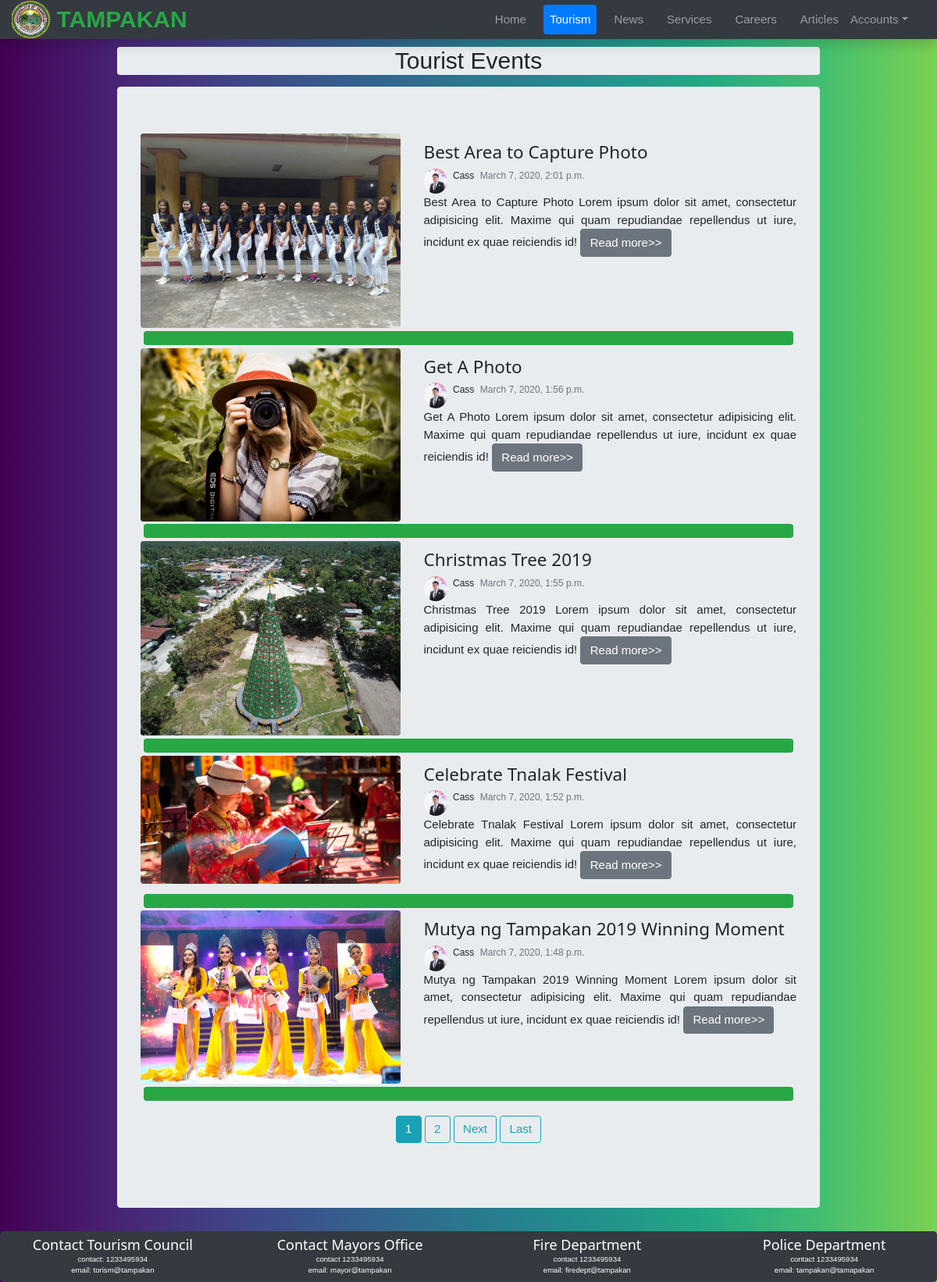
The app's page /tourism/, older data.
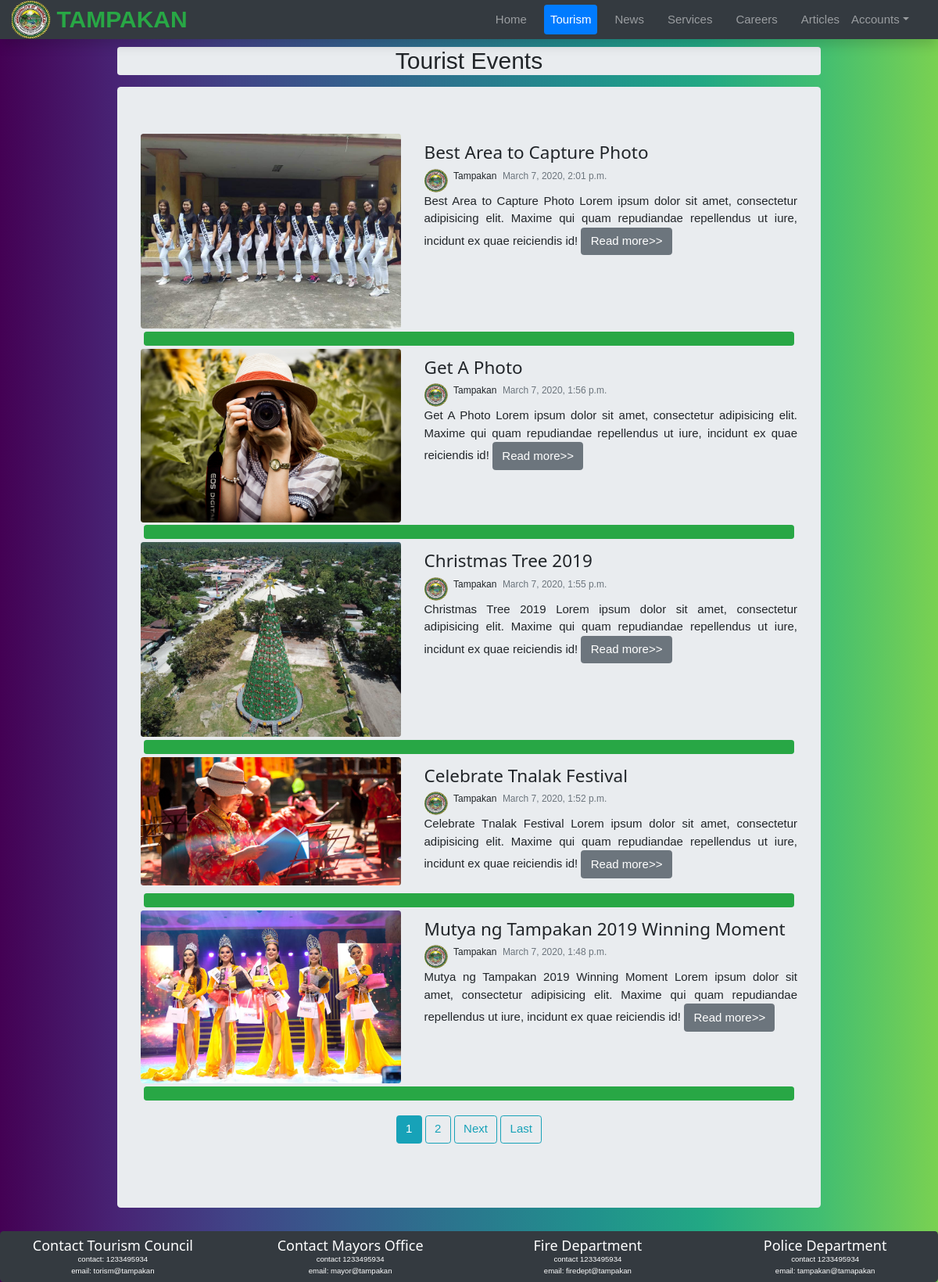
The same page, newer data.
### blog/models.py (models this page shows, shortened)
class Post(models.Model):
    author = models.ForeignKey(Profile, on_delete=models.CASCADE)
    title = models.CharField(max_length=200)
    heading = models.TextField(max_length=2000)
    content = HTMLField('Content')
    thumbnail = models.ImageField(blank=True, upload_to='post/%Y/%m/')
    slug = models.SlugField(blank=True, unique=True)
    timestamp = models.DateTimeField(auto_now_add=True)
    featured = models.BooleanField(default=False)
    category = models.CharField(
        max_length=2, choices=CATEGORY_OPTION, blank=True)
    def get_absolute_url(self):
        return reverse("blog-detail", kwargs={"slug": self.slug})

### core/models.py (models this page shows, shortened)
class Profile(models.Model):
    user = models.OneToOneField(User, on_delete=models.CASCADE)
    headshot = models.ImageField(
        default='user/default/headshot.svg', upload_to='user/profile', blank=True)
    def get_absolute_url(self):
        return reverse("user-profile", kwargs={"pk": self.pk})

### core/views.py (the view)
# urls.py: path('tourism/', views.TouristAttractionView.as_view(),
class TouristAttractionView(ListView):
    queryset = Post.objects.filter(category__exact='TM')
    context_object_name = 'tourist_attraction'
    ordering = ['-timestamp']
    template_name = 'touristAttraction.html'
    paginate_by = 5

### templates/touristAttraction.html (shortened to what this page needs)
{% extends 'base/base.html' %}
{% block content %}
    <div class="jumbotron mx-auto col-lg-9 rounded h2 text-center my-3 p-0">Tourist Events</div>
    <div class="jumbotron mx-auto col-lg-9">
        {% for obj in tourist_attraction %}
            <div class="row d-flex">
                <div class="order-2 d-flex {% if not obj.thumbnail %} col-lg-12 {% else %} col-lg-7 {% endif %}">
                    <div>
                        <a href="{{ obj.get_absolute_url }}" class="nav-link p-0">
                            <h2 class="h4">{{ obj.title }}</h2>
                        </a>
                        <div class="d-flex small">
                            <img class="h-50 img-fluid rounded-circle" src="{{ obj.author.headshot.url }}" width="30px" alt="...">
                                <a href="{{ obj.author.user.profile.get_absolute_url }}" class="d-flex">
                                    <div class="mx-2">{{ obj.author.user }}</div>
                                </a>
                                <div class="text-muted">{{ obj.timestamp }}
                                </div>
                            </div>
                            <p class="text-justify">{{ obj.heading|truncatewords:100 }}
                                <a href="{{ obj.get_absolute_url }}" class="btn btn-secondary">Read more>></a>
                            </p>
                        </div>
                    </div>
                    {% if obj.thumbnail %}
                        <div class="order-1 col-lg-5">
                            <img class="rounded img-fluid" src="{{ obj.thumbnail.url }}" alt="..."></div>
                        {% endif %}
                    </div>
                    <div class="bg-success text-success rounded m-1 h6">.</div>
                {% endfor %}
                <div class="text-center pt-3">
                    {% if is_paginated %}
                        {% for num in page_obj.paginator.page_range %}
                            {% if page_obj.number == num %}
                                <a class="btn btn-info mb-4" href="?page={{ num }}">{{ num }}</a>
                            {% elif num > page_obj.number|add:'-3' and num < page_obj.number|add:'3' %}
                                <a class="btn btn-outline-info mb-4" href="?page={{ num }}">{{ num }}</a>
                            {% endif %}
                        {% endfor %}
                        {% if page_obj.has_next %}
                            <a class="btn btn-outline-info mb-4" href="?page={{ page_obj.next_page_number }}">Next</a>
                            <a class="btn btn-outline-info mb-4" href="?page={{ page_obj.paginator.num_pages }}">Last</a>
                        {% endif %}
                    {% endif %}
                </div>
            </div>
        {% endblock content %}

### templates/base/base.html
<html lang="en">
{% include 'base/head.html' %}
<body class="body-bg">
    {% include 'base/header.html' %} {% block content %} {% endblock content %} {% include 'base/scripts.html' %} {% include 'base/footer.html' %}
</body>
</html>

### templates/base/head.html (shortened to what this page needs)
{% load static %}
<head>
                    <link rel="stylesheet" href="{% static 'css/bootstrap.min.css' %}">
                        <link rel="stylesheet" href="{% static 'css/animate.css' %}">
                            <link rel="stylesheet" href="{% static 'css/custom.css' %}">
                                <link rel="stylesheet" href="{% static 'css/w3.css' %}">
                                    <link rel="stylesheet" href="{% static 'css/font-awesome.min.css' %}">
                                    </head>

### templates/base/header.html (shortened to what this page needs)
{% load static %}
<header class="mb-5 py-2">
    <nav class="navbar navbar-expand-lg navbar-dark py-0 fixed-top shadow bg-dark">
        <img src="{% static 'logo/tampakanLogo.png' %}" height="50px" alt="Tampakan Logo">
            <a class="ml-2 " href="{% url 'home' %}">
                <div class="m-auto h2 font-weight-bold text-success">TAMPAKAN</div>
            </a>
            <div class="collapse navbar-collapse" id="navbarCollapse">
                <ul class="navbar-nav ml-auto">
                    <li class="nav-pills">
                        <a class="nav-link mr-3 {% if request.path == '/' %} active {% endif %}" href="{% url 'home' %}">Home
                        </a>
                    </li>
                    <li class="nav-pills">
                        <a class="nav-link mr-3 {% if request.path == '/tourism/' %} active {% endif %}" href="{% url 'touristAtrraction' %}">Tourism</a>
                    </li>
                    <li class="nav-pills">
                        <a class="nav-link mr-3 {% if request.path == '/news/' %} active {% endif %}" href="{% url 'news' %}">News</a>
                    </li>
                    <li class="nav-pills">
                        <a class="nav-link mr-3 {% if request.path == '/office/' %} active {% endif %}" href="{% url 'office-list' %}">Services</a>
                    </li>
                    <li class="nav-pills">
                        <a class="nav-link mr-3 {% if request.path == '/carrers/' %} active {% endif %}" href="{% url 'carrers' %}">Careers</a>
                    </li>
                    <li class="nav-pills">
                        <a class="nav-link {% if request.path == '/event/articles/' %} active {% endif %}" href="{% url 'blog-articles' %}">Articles</a>
                    </li>
                    <li class="nav-pills dropdown">
                        <a class="nav-link dropdown-toggle mr-3 {% if request.path == '/services/' %} active {% endif %}" id="navbarAcct" role="button" data-toggle="dropdown" aria-haspopup="true" aria-expanded="false" href="{% url 'services' %}">Accounts</a>
                    </li>
                </ul>
            </div>
        </nav>
    </header>

### templates/base/scripts.html (shortened to what this page needs)
{% load static %}

### templates/base/footer.html
<div class="jumbotron small text-center bg-dark text-white p-2 m-0">
    <div class="row">
        <div class="col">
            <h5 class="p-0 m-0">Contact Tourism Council</h5>
            <p class="p-0 m-0 small">contact: 1233495934</p>
            <p class="p-0 m-0 small">email: torism@tampakan</p>
        </div>
        <div class="col">
            <h5 class="p-0 m-0">Contact Mayors Office</h5>
            <p class="p-0 m-0 small">contact 1233495934</p>
            <p class="p-0 m-0 small">email: mayor@tampakan</p>
        </div>
        <div class="col">
            <h5 class="p-0 m-0">Fire Department</h5>
            <p class="p-0 m-0 small">contact 1233495934</p>
            <p class="p-0 m-0 small">email: firedept@tampakan</p>
        </div>
        <div class="col">
            <h5 class="p-0 m-0">Police Department</h5>
            <p class="p-0 m-0 small">contact 1233495934</p>
            <p class="p-0 m-0 small">email: tampakan@tamapakan</p>
        </div>
    </div>
</div>

### static_in_env/css/custom.css (style rules this page uses)
.body-bg { background: #4a7d70; background-image: linear-gradient( 90deg, #440154, #482475, #414487, #355f8d, #2a788e, #21908d, #22a884, #42be71, #7ad151); }

### static_in_env/css/w3.css (style rules this page uses)
*,*:before,*:after { box-sizing:inherit }
html { -ms-text-size-adjust:100%;-webkit-text-size-adjust:100% }
body { margin:0 }
article,aside,details,figcaption,figure,footer,header,main,menu,nav,section { display:block }
a { background-color:transparent }
img { border-style:none }
html,body { font-family:Verdana,sans-serif;font-size:15px;line-height:1.5 }
html { overflow-x:hidden }
h2 { font-size:30px }
h5 { font-size:18px }
h1,h2,h3,h4,h5,h6 { font-family:"Segoe UI",Arial,sans-serif;font-weight:400;margin:10px 0 }
img { vertical-align:middle }
a { color:inherit }

Row changes from the older to the newer data that the page shows:
changed Post "Best Area to Capture Photo": author.headshot: a different picture; author.user "Cass" → "Tampakan"
changed through a linked row, Post "Get A Photo": author.headshot: a different picture; author.user "Cass" → "Tampakan"
changed through a linked row, Post "Christmas Tree 2019": author.headshot: a different picture; author.user "Cass" → "Tampakan"
changed Post "Celebrate Tnalak Festival": author.headshot: a different picture; author.user "Cass" → "Tampakan"
changed through a linked row, Post "Mutya ng Tampakan 2019 Winning Moment": author.headshot: a different picture; author.user "Cass" → "Tampakan"
